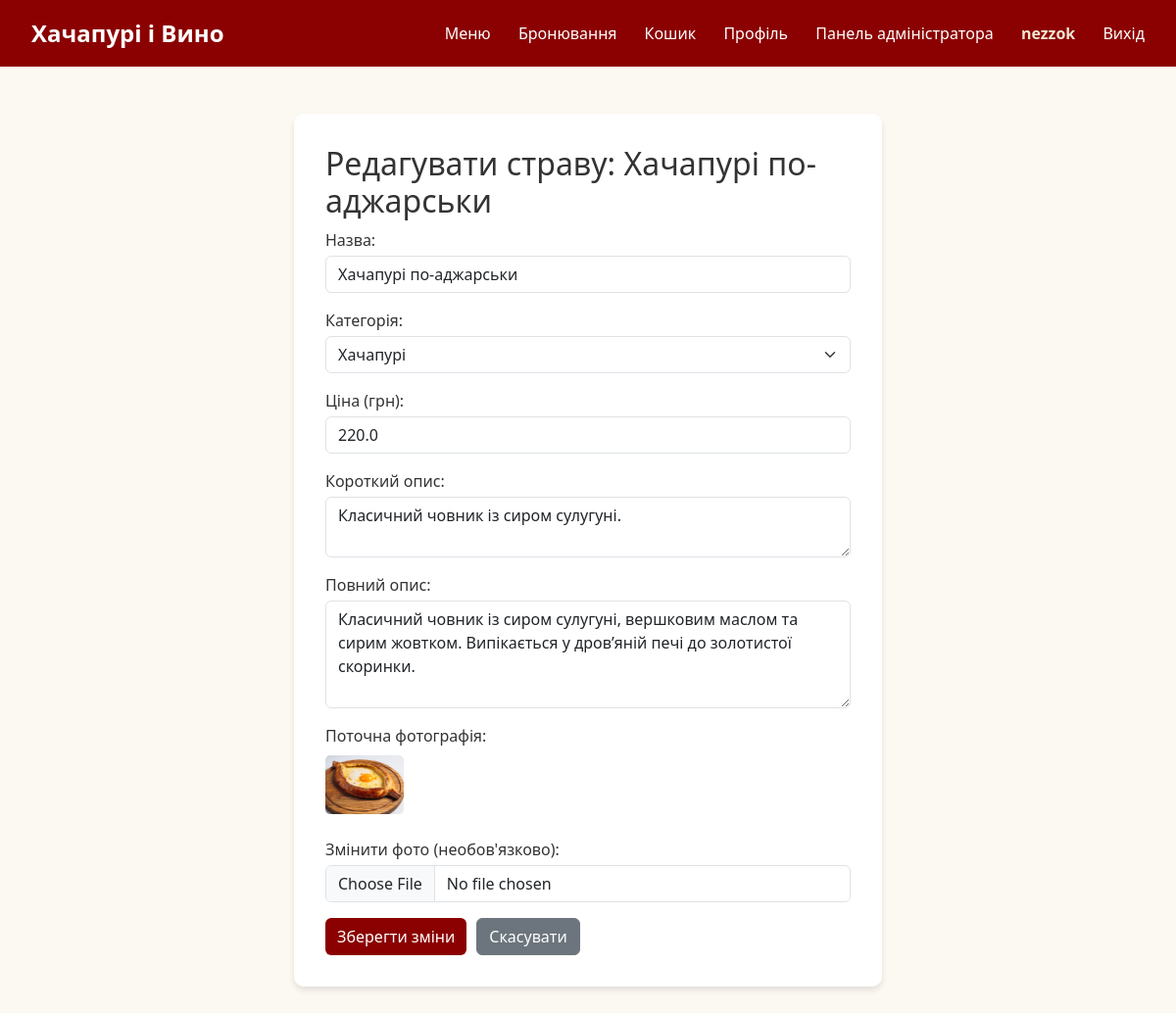
Screenshot of /edit_dish/1 (signed in) with the database file from the repository.
### models.py (models this page shows, shortened)
class User(UserMixin, db.Model):
    id = db.Column(db.Integer, primary_key=True)
    username = db.Column(db.String(50), nullable=False)
    email = db.Column(db.String(120), unique=True, nullable=False)
    password_hash = db.Column(db.String(255), nullable=False)
    is_admin = db.Column(db.Boolean, default=False)
    is_superadmin = db.Column(db.Boolean, default=False)

class Dish(db.Model):
    id = db.Column(db.Integer, primary_key=True)
    title = db.Column(db.String(100), nullable=False)
    category_id = db.Column(db.Integer, db.ForeignKey('category.id'), nullable=False)
    price = db.Column(db.Float, nullable=False)
    description = db.Column(db.Text, nullable=False)
    full_description = db.Column(db.Text, nullable=False)
    image = db.Column(db.String(255), nullable=False, default='default.jpg')

class Category(db.Model):
    id = db.Column(db.Integer, primary_key=True)
    name = db.Column(db.String(50), nullable=False, unique=True)
    dishes = db.relationship('Dish', backref='category_rel', lazy=True, cascade='all, delete-orphan')

### app.py (the view, shortened to what this page needs)
@app.route('/edit_dish/<int:dish_id>', methods=['GET', 'POST'])
@login_required
def edit_dish(dish_id):
    if not current_user.is_admin:
        return redirect(url_for('index'))
    dish = Dish.query.get_or_404(dish_id)
    categories = Category.query.all()
    return render_template('edit_dish.html', dish=dish, categories=categories)

### app.py (called while the page is built)
@login_manager.user_loader
def load_user(user_id):
    return User.query.get(int(user_id))

### templates/edit_dish.html (shortened to what this page needs)
{% extends 'base.html' %}
{% block content %}
<div style="max-width: 600px; margin: 2rem auto; background: white; padding: 2rem; border-radius: 10px; box-shadow: 0 4px 6px rgba(0,0,0,0.1);">
    <h2>Редагувати страву: {{ dish.title }}</h2>
    <form method="POST" enctype="multipart/form-data">
        <div style="margin-bottom: 1rem;">
            <label>Назва:</label><br>
            <input type="text" name="title" value="{{ dish.title }}" required class="form-control mt-1">
        </div>
        <div style="margin-bottom: 1rem;">
            <label>Категорія:</label><br>
            <select name="category_id" required class="form-select mt-1">
                {% for cat in categories %}
                    <option value="{{ cat.id }}" {% if dish.category_id == cat.id %}selected{% endif %}>{{ cat.name }}</option>
                {% endfor %}
            </select>
        </div>
        <div style="margin-bottom: 1rem;">
            <label>Ціна (грн):</label><br>
            <input type="number" step="0.01" name="price" value="{{ dish.price }}" required class="form-control mt-1">
        </div>
        <div style="margin-bottom: 1rem;">
            <label>Короткий опис:</label><br>
            <textarea name="description" class="form-control mt-1" rows="2">{{ dish.description }}</textarea>
        </div>
        <div style="margin-bottom: 1rem;">
            <label>Повний опис:</label><br>
            <textarea name="full_description" class="form-control mt-1" rows="4">{{ dish.full_description }}</textarea>
        </div>
        <div style="margin-bottom: 1rem;">
            <label>Поточна фотографія:</label><br>
            <img src="{{ url_for('static', filename='uploads/' + dish.image) }}" width="80" style="object-fit: cover; margin-top: 0.5rem; border-radius: 5px;"><br><br>
            <label>Змінити фото (необов'язково):</label><br>
            <input type="file" name="image" accept="image/*" class="form-control mt-1">
        </div>
        <div style="display: flex; gap: 10px;">
            <button type="submit" class="btn btn-success" style="background-color: #8b0000; border: none;">Зберегти зміни</button>
            <a href="/admin" class="btn btn-secondary">Скасувати</a>
        </div>
    </form>
</div>
{% endblock %}

### templates/base.html (shortened to what this page needs)
<!DOCTYPE html>
<html lang="uk">
<head>
    <link href="https://cdn.jsdelivr.net/npm/bootstrap@5.3.0/dist/css/bootstrap.min.css" rel="stylesheet">
    <link rel="stylesheet" href="{{ url_for('static', filename='css/style.css') }}">
</head>
<body>
    <header>
        <div class="logo">
            <a href="{{ url_for('index') }}" style="color: white; text-decoration: none;">Хачапурі і Вино</a>
        </div>
        <nav>
            <a href="{{ url_for('index') }}">Меню</a>
            <a href="{{ url_for('booking') }}">Бронювання</a>
            {% if current_user.is_authenticated %}
                <a href="{{ url_for('cart') }}">Кошик</a>
                <a href="{{ url_for('profile') }}">Профіль</a>
                {% if current_user.is_admin %}
                    <a href="{{ url_for('admin') }}">Панель адміністратора</a>
                {% endif %}
                <span style="margin-left: 1.5rem; font-weight: bold; color: #f0e6d2;">{{ current_user.username }}</span>
                <a href="{{ url_for('logout') }}">Вихід</a>
            {% else %}
                <a href="{{ url_for('login') }}">Вхід</a>
                <a href="{{ url_for('register') }}">Реєстрація</a>
            {% endif %}
        </nav>
    </header>
    <div class="container-fluid px-4 py-3">
        {% block content %}{% endblock content %}
    </div>
</body>
</html>

### static/css/style.css (style rules this page uses)
body { font-family: 'Segoe UI', Tahoma, Geneva, Verdana, sans-serif; margin: 0; background-color: #fcf8f2; color: #333; }
header { background-color: #8b0000; color: white; padding: 1rem 2rem; display: flex; justify-content: space-between; align-items: center; }
header .logo { font-size: 1.5rem; font-weight: bold; }
nav a { color: white; text-decoration: none; margin-left: 1.5rem; font-weight: 500; }

### rows the page displays
User: username "nezzok"
Dish: title "Хачапурі по-аджарськи", category_id "Хачапурі", price "220.0", description "Класичний човник із сиром сулугуні.", full_description "Класичний човник із сиром сулугуні, вершковим маслом та сирим жовтком. Випікається у дров’яній печі до золотистої скоринки.", image (placeholder picture)
